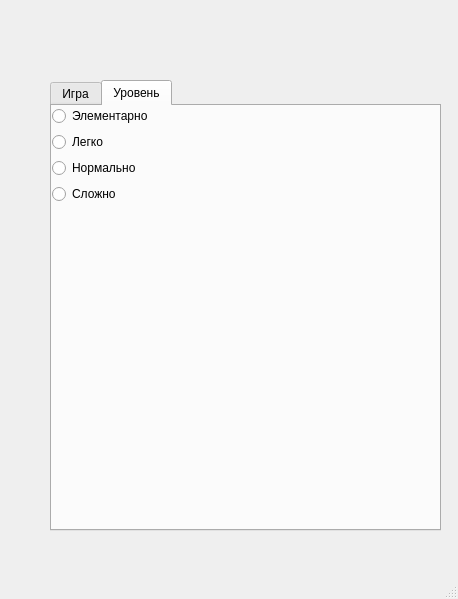
<?xml version="1.0" encoding="UTF-8"?>
<ui version="4.0">
 <class>MainWindow</class>
 <widget class="QMainWindow" name="MainWindow">
  <property name="geometry">
   <rect>
    <x>0</x>
    <y>0</y>
    <width>458</width>
    <height>599</height>
   </rect>
  </property>
  <property name="windowTitle">
   <string>MainWindow</string>
  </property>
  <widget class="QWidget" name="centralwidget">
   <widget class="QTabWidget" name="tabWidget">
    <property name="geometry">
     <rect>
      <x>50</x>
      <y>80</y>
      <width>391</width>
      <height>451</height>
     </rect>
    </property>
    <property name="cursor">
     <cursorShape>PointingHandCursor</cursorShape>
    </property>
    <property name="currentIndex">
     <number>1</number>
    </property>
    <widget class="QWidget" name="tab_3">
     <attribute name="title">
      <string>Игра</string>
     </attribute>
     <widget class="QPushButton" name="pushButton_2">
      <property name="geometry">
       <rect>
        <x>90</x>
        <y>130</y>
        <width>211</width>
        <height>131</height>
       </rect>
      </property>
      <property name="text">
       <string>Начать игру</string>
      </property>
     </widget>
    </widget>
    <widget class="QWidget" name="tab_5">
     <attribute name="title">
      <string>Уровень</string>
     </attribute>
     <widget class="QWidget" name="formLayoutWidget_5">
      <property name="geometry">
       <rect>
        <x>0</x>
        <y>0</y>
        <width>301</width>
        <height>420</height>
       </rect>
      </property>
      <layout class="QFormLayout" name="formLayout_5">
       <item row="0" column="0">
        <widget class="QRadioButton" name="radioButton_15">
         <property name="text">
          <string>Элементарно</string>
         </property>
        </widget>
       </item>
       <item row="1" column="0">
        <widget class="QRadioButton" name="radioButton_16">
         <property name="text">
          <string>Легко</string>
         </property>
        </widget>
       </item>
       <item row="2" column="0">
        <widget class="QRadioButton" name="radioButton_17">
         <property name="text">
          <string>Нормально</string>
         </property>
        </widget>
       </item>
       <item row="3" column="0">
        <widget class="QRadioButton" name="radioButton_18">
         <property name="text">
          <string>Сложно</string>
         </property>
        </widget>
       </item>
      </layout>
     </widget>
    </widget>
   </widget>
  </widget>
  <widget class="QMenuBar" name="menubar">
   <property name="geometry">
    <rect>
     <x>0</x>
     <y>0</y>
     <width>458</width>
     <height>21</height>
    </rect>
   </property>
  </widget>
  <widget class="QStatusBar" name="statusbar"/>
 </widget>
 <resources>
  <include location="qwe.qrc"/>
 </resources>
 <connections/>
</ui>
